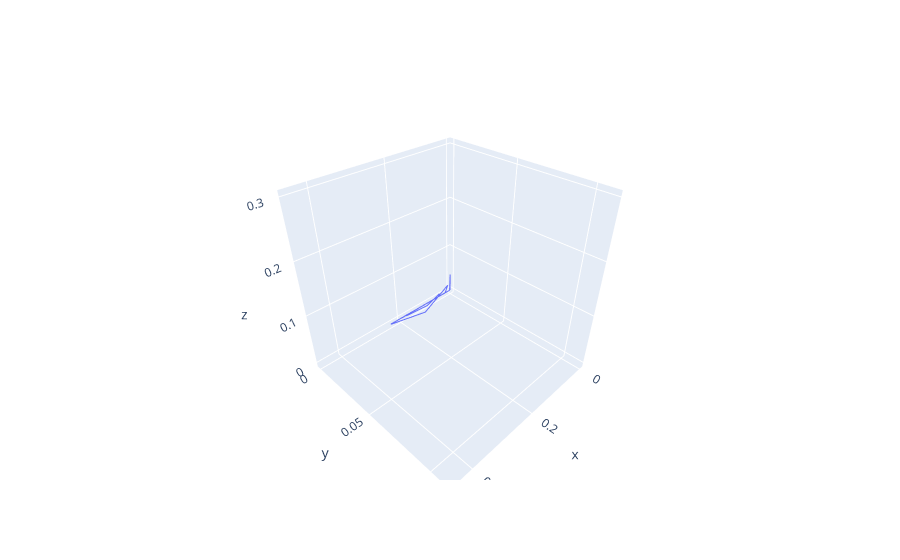

Notebook code cell kept with this figure:
### Code cell
state0 = numpy.asarray([.45,.11,.3])
state = evolveSystem3(nonDimensionalSEIR,state0,time=30)

### Figure 1 — Plotly figure (JSON) as saved in the notebook; plotly's stock layout.template omitted (floating-point values rounded to 4 significant figures; data arrays with more than 128 entries replaced by an {"elided": "..."} marker saying what was removed)
{"data": [{"mode": "lines", "type": "scatter3d", "x": {"elided": "300 float values"}, "y": {"elided": "300 float values"}, "z": {"elided": "300 float values"}}], "layout": {}}
